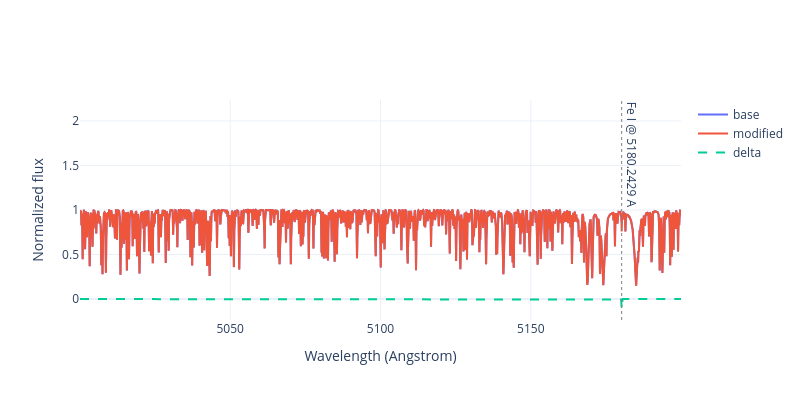

Notebook code for this chart:
### Code cell
# Change log(gf) and compute delta flux
delta_loggf = 0.5

modifier = LogGFModifier(linelist, wavelength_tolerance=0.01)
modifier.adjust_line(line_center, delta_loggf=delta_loggf)
modified_linelist = modifier.apply_modifications()

modified_result = synthesize(
    atm,
    modified_linelist,
    A_X,
    wavelengths=wavelength_grid,
    hydrogen_lines=hydrogen_lines,
    verbose=False,
    logg=logg,
    cntm_step=cntm_step,
    vmic=vmic,
    use_chemical_equilibrium_from=base_result,
)

modified_flux = np.asarray(modified_result.flux) / np.asarray(modified_result.cntm)
modified_flux_conv = apply_instrument_broadening(modified_flux, wavelength_grid)
delta_flux = modified_flux_conv - base_flux_conv
print(f'Delta flux: min={delta_flux.min():.3e}, max={delta_flux.max():.3e}')

fig = go.Figure()
fig.add_trace(go.Scatter(x=wavelength_grid, y=base_flux_conv, mode='lines', name='base'))
fig.add_trace(go.Scatter(x=wavelength_grid, y=modified_flux_conv, mode='lines', name='modified'))
fig.add_trace(go.Scatter(x=wavelength_grid, y=delta_flux, mode='lines', name='delta', line=dict(dash='dash')))
fig.add_vline(x=line_center, line_dash='dot', line_color='gray', line_width=1)
fig.add_annotation(
    x=line_center,
    y=float(np.max(base_flux_conv)),
    text=line_label,
    showarrow=False,
    textangle=90,
    xanchor='left',
    yanchor='bottom'
)
fig.update_layout(
    template='plotly_white',
    width=800,
    height=400,
    xaxis_title='Wavelength (Angstrom)',
    yaxis_title='Normalized flux',
)
fig.show()

### Figure 1 — Plotly figure (JSON) as saved in the notebook; plotly's stock layout.template omitted (floating-point values rounded to 4 significant figures; data arrays with more than 128 entries replaced by an {"elided": "..."} marker saying what was removed)
{"data": [{"mode": "lines", "name": "base", "type": "scatter", "x": {"elided": "7541 float values"}, "y": {"elided": "7541 float values"}}, {"mode": "lines", "name": "modified", "type": "scatter", "x": {"elided": "7541 float values"}, "y": {"elided": "7541 float values"}}, {"line": {"dash": "dash"}, "mode": "lines", "name": "delta", "type": "scatter", "x": {"elided": "7541 float values"}, "y": {"elided": "7541 float values"}}], "layout": {"annotations": [{"showarrow": false, "text": "Fe I @ 5180.2429 A", "textangle": 90, "x": 5180.0, "xanchor": "left", "y": 1.0, "yanchor": "bottom"}], "height": 400, "shapes": [{"line": {"color": "gray", "dash": "dot", "width": 1}, "type": "line", "x0": 5180.0, "x1": 5180.0, "xref": "x", "y0": 0, "y1": 1, "yref": "y domain"}], "width": 800, "xaxis": {"title": {"text": "Wavelength (Angstrom)"}}, "yaxis": {"title": {"text": "Normalized flux"}}}}
